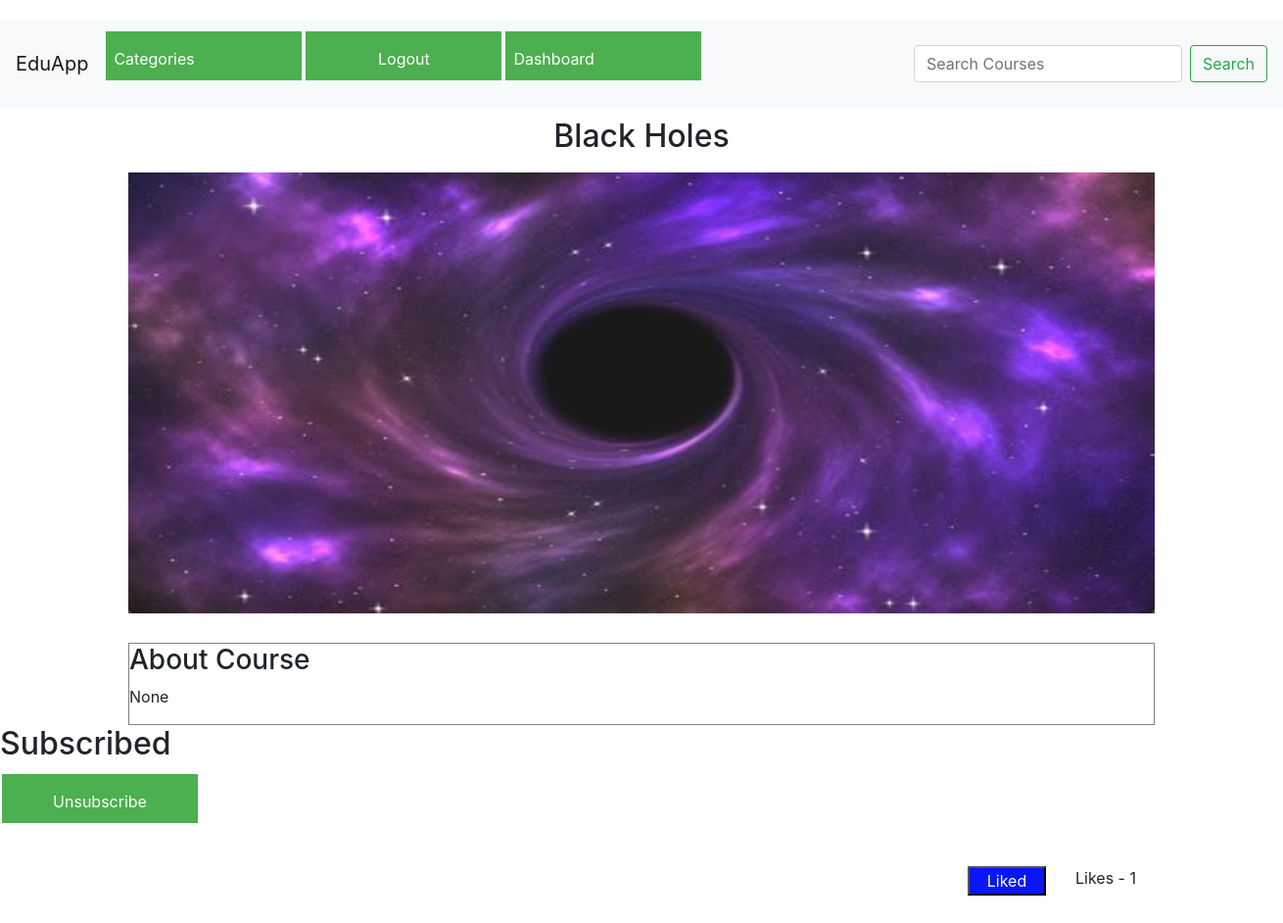
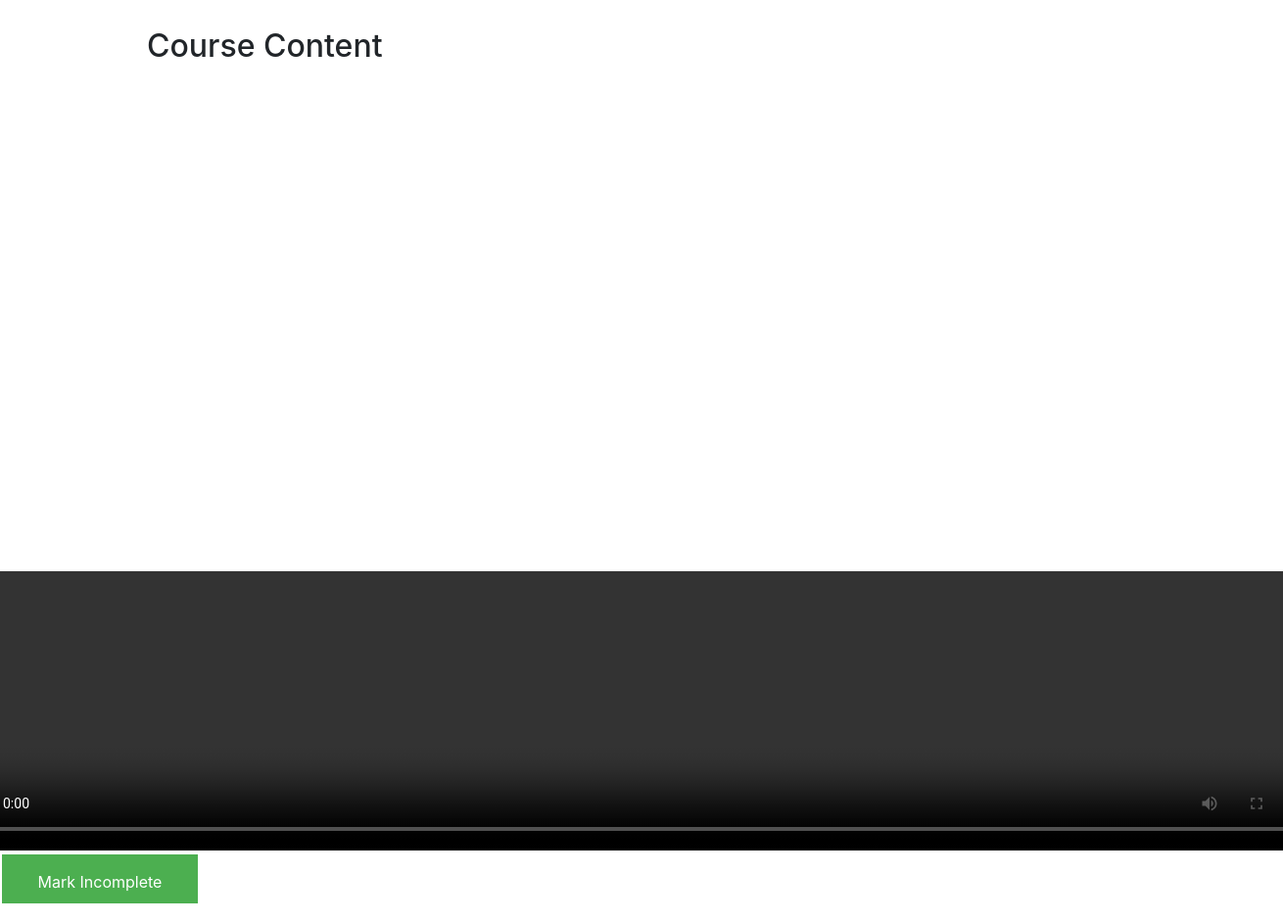
The page /course/black-holes/ (signed in) on the database its author committed (2 pictures, top to bottom).
### app1/models.py (models this page shows, shortened)
class Course(models.Model):
    name = models.CharField(max_length=150)
    about = models.CharField(max_length=900, null=True, blank=True)
    category = models.ForeignKey(Category, on_delete=models.CASCADE)
    slug = models.SlugField(max_length=150, blank=True, null=True)
    lecturer = models.CharField(max_length=150, null=True, blank=True)
    date_created = models.DateTimeField(auto_now_add=True, null=True, blank=True, editable=True)
    date_modified = models.DateField(auto_now=True, null=True, blank=True, editable=True)
    thumbnail = models.ImageField(upload_to='thumbnails', null=True, blank=True)
    likes = models.ManyToManyField(User, blank=True)
    num_of_vids = models.IntegerField(null=True, blank=True)

class video(models.Model):
    title = models.CharField(max_length=150)
    course = models.ForeignKey(Course, on_delete=models.CASCADE, null=True, blank=True)
    num = models.IntegerField()
    videofile = models.FileField(upload_to='videos', null=True, blank=True)
    likes = models.ManyToManyField(User)

### app1/views.py (the view)
# urls.py: path('course/<slug:slug>/', views.courseview, name='courseview'),
@login_required(login_url='login')
def courseview(request, slug):
    course = Course.objects.get(slug=slug)
    user = request.user
    if check_subscription(course, user):
        print("subscribed he")
        subscribed = True
    else:
        print("not subscribed he")
        subscribed = False
    like_status = "Like"
    print("likes", course.likes.all().count())
    likes = course.likes.all().count()
    if request.user in course.likes.all():
        print('user present')
        like_status = "Liked"
    else:
        print('user not present')
    num = course.num_of_vids
    print('num', num)
    vids_list = []
    for i in range(num):
        print('i', i)
        print('num', num)
        try:
            vid = video.objects.get(course=course, num=i)
            print(vid.title)
            vids_list.append(vid)
        except Exception as e:
            print(e)
    comment_form = CommentForm()
    complete_btn = ''
    if subscribed:
        sub = Subscription.objects.get(course=course, user=request.user)
        if sub.completed:
            complete_btn = "Mark Incomplete"
        else:
            complete_btn = "Mark Completed"
    return render(request, 'app1/course.html',
                  {'subscribed': subscribed, 'course': course, 'likes': likes, 'like_status': like_status,
                   'vids': vids_list,
                   'comment_form': comment_form, 'title': course.name, 'complete_btn': complete_btn})

### app1/forms.py
class CommentForm(ModelForm):
    class Meta:
        model = Comment
        fields = ['text']

### app1/views.py (called while the page is built)
def check_subscription(course, user):
    try:
        Subscription.objects.get(course=course, user=user)
        print("Has a subscription")
        return True
    except Exception as e:
        print("doesnt have subscription")
        return False

### app1/templates/app1/course.html (shortened to what this page needs)
{% extends 'base_layout.html' %}
{% block content %}
<div class="course-content">
    <div class="course-heading">
        <h2>{{course.name}}</h2>
    </div>
    <div class="course-background">
        <img src="{{course.thumbnail.url}}" alt="course-image" width="100%">
    </div>
</div>
<div class="course-descreption">
    <h3>About Course</h3>
    <p>{{course.about}}</p>
</div>
{% if subscribed %}
<h2>Subscribed</h2>
<form action="{% url 'subscribe' course.slug %}" method="POST">
    <input type="submit" value="Unsubscribe">
</form>
<div class="likecourse">
    <form action="{% url 'likecourse' course.slug %}" method="POST">
        <button style="margin-right: 30px;width: 80px; background-color: rgb(7, 23, 247); color: white;" type="submit">
            {{like_status}}
        </button>
    </form>
    <p>Likes - {{likes}}</p>
</div>
<div class="course-video-container">
    <h2 style="margin: 20px 0 30px 150px ;">Course Content</h2>
    <div class="videos">
        {% for vid in vids %}
        <div class="video">
            <div class="video-heading">
                <h3>{{vid.title}}</h3>
            </div>
            <video class="displayVideo" controls controlsList="nodownload" style="height: 700px;">
                <source src="{{ vid.videofile.url }}">
            </video>
        </div>
        {% endfor %}
    <div class="completed">
        <form action="{% url 'complete_btn' course.slug %}" method="POST">
            <input type="submit" value="{{complete_btn}}">
        </form>
    </div>
    </div>
</div>
{% endif %}
{% endblock %}

### app1/static/style.css (style rules this page uses)
* { box-sizing: border-box; }
body { height:100%; width:100%; padding:0%; margin:0%; }
body { margin-top:20px; }
.course-background { width: 100%; display: flex; flex-direction: row; justify-content: center; align-items: center; }
.course-background>img { width: 80%; opacity: 0.9; height: 450px; }
.course-heading { display: flex; justify-content: center; margin: 10px; }
.course-heading>h2 { justify-content: center; }
.video-heading { width: 100%; display: flex; justify-content: center; color: #0080FF; margin-bottom: 20px; }
.videos { display: flex; flex-direction: column; justify-content: center; margin-top: 40px; }
.video { display: flex; flex-direction: column; justify-content: center; align-self: center; }
.likecourse { display: flex; justify-content: flex-end; margin: 40px 150px 40px 0px; }
.course-descreption { width: 80%; margin: auto; margin-top: 30px; border: 1px solid gray; }
.course-video-container { margin-top: 30px; }

### templates/base_layout.html (style rules this page uses)
.catt, input[type=submit] { background-color: #4CAF50; border: none; color: white; padding: 16px 32px; text-decoration: none; height: 50px; width: 200px; margin: 4px 2px; cursor: pointer; }

### rows shown on the page
Course: name "Black Holes", thumbnail (picture), about "None"

### other values the page prints
{{ like_status }} "Liked"
{{ likes }} "1"
